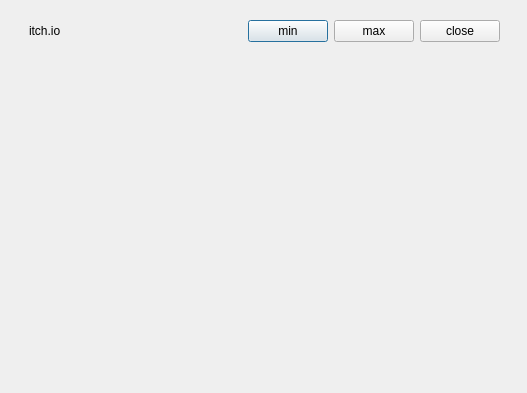
<?xml version="1.0" encoding="UTF-8"?>
<ui version="4.0">
 <class>ModalWindow</class>
 <widget class="QDialog" name="ModalWindow">
  <property name="windowModality">
   <enum>Qt::WindowModal</enum>
  </property>
  <property name="geometry">
   <rect>
    <x>0</x>
    <y>0</y>
    <width>527</width>
    <height>393</height>
   </rect>
  </property>
  <property name="sizePolicy">
   <sizepolicy hsizetype="Maximum" vsizetype="Maximum">
    <horstretch>0</horstretch>
    <verstretch>0</verstretch>
   </sizepolicy>
  </property>
  <property name="windowTitle">
   <string/>
  </property>
  <property name="windowIcon">
   <iconset resource="../../../res/resources.qrc">
    <normaloff>:/images/images/itchio-icon-16.png</normaloff>:/images/images/itchio-icon-16.png</iconset>
  </property>
  <property name="styleSheet">
   <string notr="true">#ModalWindow
{
}</string>
  </property>
  <widget class="QWidget" name="verticalLayoutWidget">
   <property name="geometry">
    <rect>
     <x>29</x>
     <y>20</y>
     <width>471</width>
     <height>351</height>
    </rect>
   </property>
   <layout class="QVBoxLayout" name="verticalLayout">
    <item>
     <layout class="QHBoxLayout" name="horizontalLayout">
      <property name="bottomMargin">
       <number>16</number>
      </property>
      <item>
       <widget class="QLabel" name="label">
        <property name="text">
         <string>itch.io</string>
        </property>
       </widget>
      </item>
      <item>
       <spacer name="horizontalSpacer_3">
        <property name="orientation">
         <enum>Qt::Horizontal</enum>
        </property>
        <property name="sizeHint" stdset="0">
         <size>
          <width>40</width>
          <height>20</height>
         </size>
        </property>
       </spacer>
      </item>
      <item>
       <widget class="QPushButton" name="pushButton_3">
        <property name="text">
         <string>min</string>
        </property>
       </widget>
      </item>
      <item>
       <widget class="QPushButton" name="pushButton_2">
        <property name="text">
         <string>max</string>
        </property>
       </widget>
      </item>
      <item>
       <widget class="QPushButton" name="pushButton">
        <property name="text">
         <string>close</string>
        </property>
       </widget>
      </item>
     </layout>
    </item>
    <item>
     <layout class="QGridLayout" name="gridLayout">
      <item row="1" column="1">
       <widget class="QWidget" name="widget" native="true"/>
      </item>
      <item row="1" column="0">
       <spacer name="horizontalSpacer">
        <property name="orientation">
         <enum>Qt::Horizontal</enum>
        </property>
        <property name="sizeHint" stdset="0">
         <size>
          <width>40</width>
          <height>20</height>
         </size>
        </property>
       </spacer>
      </item>
      <item row="0" column="1">
       <spacer name="verticalSpacer">
        <property name="orientation">
         <enum>Qt::Vertical</enum>
        </property>
        <property name="sizeHint" stdset="0">
         <size>
          <width>20</width>
          <height>40</height>
         </size>
        </property>
       </spacer>
      </item>
      <item row="1" column="2">
       <spacer name="horizontalSpacer_2">
        <property name="orientation">
         <enum>Qt::Horizontal</enum>
        </property>
        <property name="sizeHint" stdset="0">
         <size>
          <width>40</width>
          <height>20</height>
         </size>
        </property>
       </spacer>
      </item>
      <item row="2" column="1">
       <spacer name="verticalSpacer_2">
        <property name="orientation">
         <enum>Qt::Vertical</enum>
        </property>
        <property name="sizeHint" stdset="0">
         <size>
          <width>20</width>
          <height>40</height>
         </size>
        </property>
       </spacer>
      </item>
     </layout>
    </item>
   </layout>
  </widget>
 </widget>
 <resources>
  <include location="../../../res/resources.qrc"/>
 </resources>
 <connections/>
</ui>
